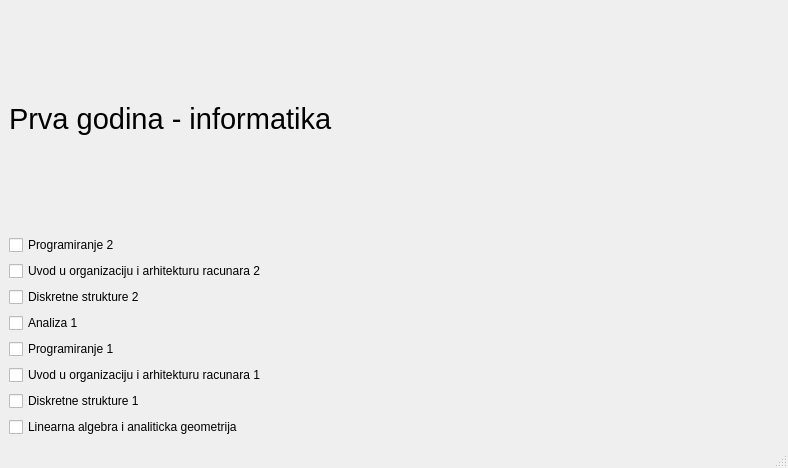
<?xml version="1.0" encoding="UTF-8"?>
<ui version="4.0">
 <class>FirstYearI</class>
 <widget class="QMainWindow" name="FirstYearI">
  <property name="geometry">
   <rect>
    <x>0</x>
    <y>0</y>
    <width>788</width>
    <height>468</height>
   </rect>
  </property>
  <property name="windowTitle">
   <string>MainWindow</string>
  </property>
  <widget class="QWidget" name="centralwidget">
   <layout class="QVBoxLayout" name="verticalLayout_3">
    <item>
     <widget class="QLabel" name="label_6">
      <property name="font">
       <font>
        <pointsize>22</pointsize>
       </font>
      </property>
      <property name="text">
       <string>Prva godina - informatika</string>
      </property>
     </widget>
    </item>
    <item>
     <layout class="QVBoxLayout" name="verticalLayout_2">
      <item>
       <widget class="QCheckBox" name="checkBox_6">
        <property name="text">
         <string>Programiranje 2</string>
        </property>
       </widget>
      </item>
      <item>
       <widget class="QCheckBox" name="checkBox_7">
        <property name="text">
         <string>Uvod u organizaciju i arhitekturu racunara 2</string>
        </property>
       </widget>
      </item>
      <item>
       <widget class="QCheckBox" name="checkBox_8">
        <property name="text">
         <string>Diskretne strukture 2</string>
        </property>
       </widget>
      </item>
      <item>
       <widget class="QCheckBox" name="checkBox_9">
        <property name="text">
         <string>Analiza 1</string>
        </property>
       </widget>
      </item>
     </layout>
    </item>
    <item>
     <layout class="QVBoxLayout" name="verticalLayout">
      <item>
       <widget class="QCheckBox" name="checkBox_2">
        <property name="text">
         <string>Programiranje 1</string>
        </property>
        <property name="checked">
         <bool>false</bool>
        </property>
       </widget>
      </item>
      <item>
       <widget class="QCheckBox" name="checkBox_5">
        <property name="text">
         <string>Uvod u organizaciju i arhitekturu racunara 1</string>
        </property>
       </widget>
      </item>
      <item>
       <widget class="QCheckBox" name="checkBox_4">
        <property name="text">
         <string>Diskretne strukture 1</string>
        </property>
       </widget>
      </item>
      <item>
       <widget class="QCheckBox" name="checkBox_3">
        <property name="text">
         <string>Linearna algebra i analiticka geometrija</string>
        </property>
       </widget>
      </item>
     </layout>
    </item>
   </layout>
  </widget>
  <widget class="QStatusBar" name="statusbar"/>
 </widget>
 <resources/>
 <connections/>
</ui>
